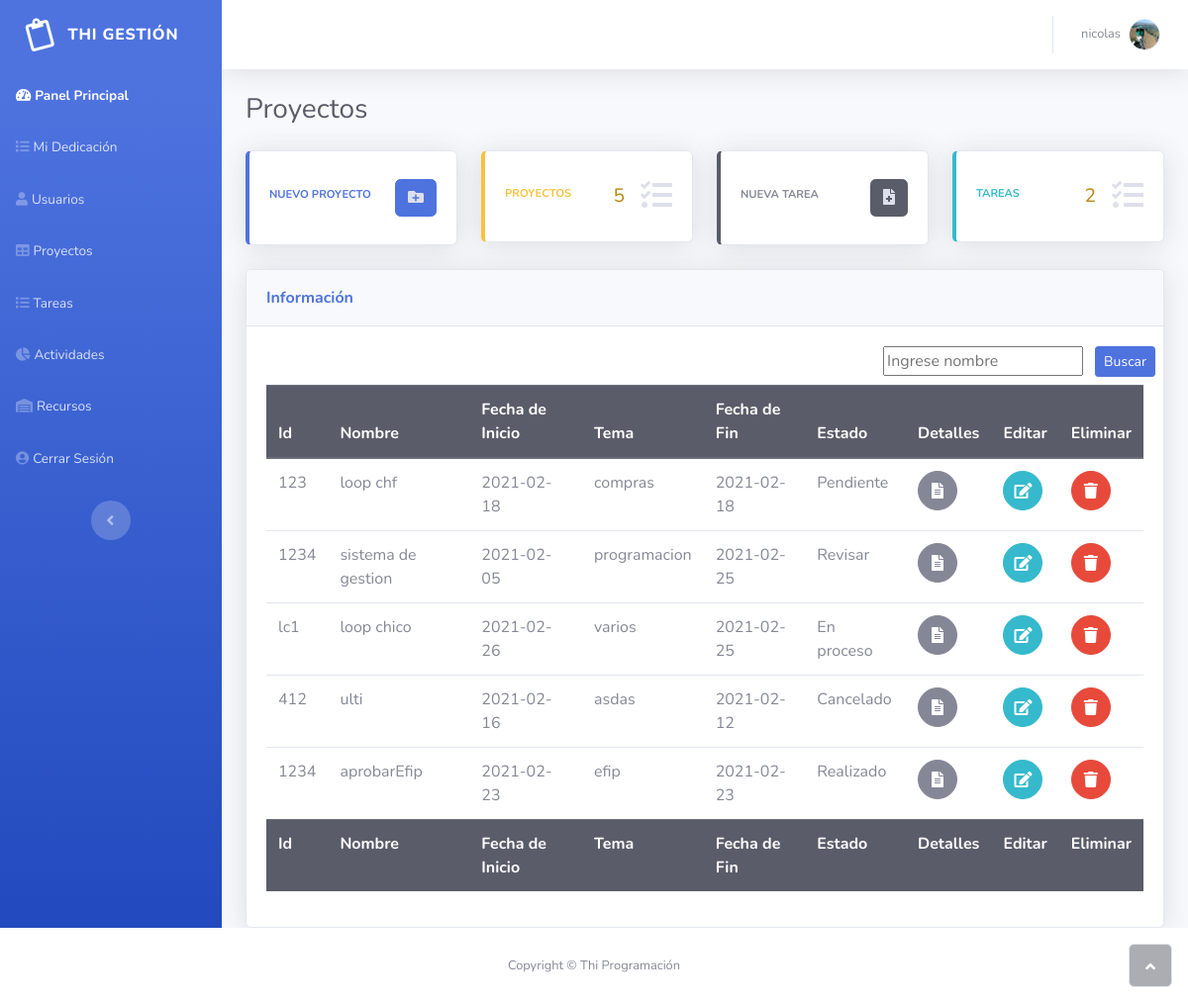
The app's page /Lista_Proyectos.php (signed in) with its own data.
### tables this page shows
CREATE TABLE `usuarios` (
  `id_usuario` int(100) NOT NULL,
  `nombre` varchar(100) DEFAULT NULL,
  `apellido` varchar(100) DEFAULT NULL,
  `mail` varchar(20) DEFAULT NULL,
  `alias` varchar(100) DEFAULT NULL,
  `rol` varchar(20) DEFAULT NULL,
  `pasword` varchar(8) DEFAULT NULL,
  `imagen` text DEFAULT NULL
);

CREATE TABLE `proyectos` (
  `id_proyectos` int(255) NOT NULL,
  `identificador` text DEFAULT NULL,
  `nombre` text NOT NULL,
  `fecha_inicio` date NOT NULL,
  `tema` text DEFAULT NULL,
  `descripcion` text DEFAULT NULL,
  `sector` text DEFAULT NULL,
  `responsable` varchar(100) DEFAULT NULL,
  `fecha_realizado` date DEFAULT NULL,
  `observaciones` text DEFAULT NULL,
  `estado` text NOT NULL,
  `archivo` text DEFAULT NULL,
  `Tipo` int(11) DEFAULT NULL
);

### DbConnection.php (called while the page is built, shortened)
<?php
class conexionDb{
    private $host = 'localhost';
    private $usuario = 'root';
    private $password = '';
    private $database = 'gestion_thi';
    protected $conexion;
    public function __construct(){
        if (!isset($this->conexion)) {
            $this->conexion = new mysqli($this->host, $this->usuario, $this->password, $this->database);
        }
        return $this->conexion;
    }
}
?>

### Usuarios.class.php (called while the page is built, shortened)
<?php
include_once('DbConnection.php');
class Usuario extends conexionDb{
    public function detalle($sql){
        $query = $this->conexion->query($sql);
        $row = $query->fetch_array();
        return $row;
    }
}

### proyectos.class.php (called while the page is built, shortened)
<?php
include_once('DbConnection.php');
class Proyecto_class extends conexionDb{
    public function cont_p(){
        $contador_p = "SELECT COUNT(*) totalp FROM proyectos";
        $queryp = $this->conexion->query($contador_p);
        if($queryp->num_rows > 0){
            $fila = $queryp->fetch_array();
            return $fila['totalp'];
        }
        else{
            return false;
        }
    }
		public function mostrarDatosBusqueda($query)
					{
						$result = $this->conexion->query($query);
					if ($result->num_rows > 0) {
						$data = array();
						while ($row = $result->fetch_assoc()) {
							   $data[] = $row;
						}
						 return $data;
						}else{
						 echo "No se encontraron datos";
						 return array();
						}
					}
}

### tareas.class.php (called while the page is built, shortened)
<?php
include_once('DbConnection.php');
class Tarea_class extends conexionDb{
    public function cont_t(){
        $contador_p = "SELECT COUNT(*) totalt FROM tareas";
        $queryp = $this->conexion->query($contador_p);
        if($queryp->num_rows > 0){
            $fila = $queryp->fetch_array();
            return $fila['totalt'];
        }
        else{
            return false;
        }
    }
}

### Lista_Proyectos.php (the view, shortened to what this page needs)
<?php
include_once('Usuarios.class.php');
include_once('proyectos.class.php');
include_once('tareas.class.php');
$user = new Usuario();
$proyecto = new Proyecto_class();
$tareas = new Tarea_class();
$sql = "SELECT * FROM usuarios WHERE id_usuario = '" . $_SESSION['user'] . "'";
$row = $user->detalle($sql);
$cont = $proyecto->cont_p();
$cont_t = $tareas->cont_t();
$query = "SELECT * FROM proyectos ";
?>
<!DOCTYPE html>
<html>
<head>
    <?php include('header.php'); ?>
</head>
<body id="page-top">
    <div id="wrapper">
        <?php include('navbar.php'); ?>
        <div class="d-flex flex-column" id="content-wrapper">
            <div id="content">
                <nav class="navbar navbar-light navbar-expand bg-white shadow mb-4 topbar static-top">
                    <div class="container-fluid"><button class="btn btn-link d-md-none rounded-circle mr-3" id="sidebarToggleTop" type="button"><i class="fas fa-bars"></i></button>
                        <ul class="nav navbar-nav flex-nowrap ml-auto">
                            <li class="nav-item dropdown no-arrow" role="presentation">
                                <div class="nav-item dropdown no-arrow"><a class="dropdown-toggle nav-link" data-toggle="dropdown" aria-expanded="false" href="#"><span class="d-none d-lg-inline mr-2 text-gray-600 small"><?php echo $row['nombre']; ?></span><img class="border rounded-circle img-profile" src="<?php echo $row['imagen'] ?>"></a>
                                </div>
                            </li>
                        </ul>
                    </div>
                </nav>
                <div class="container-fluid">
                    <h3 class="text-dark mb-4">Proyectos</h3>
                    <div class="row">
                        <div class="col-md-6 col-xl-3 mb-4">
                            <div class="card shadow border-left-primary py-2">
                                <div class="card-body">
                                    <div class="row align-items-center no-gutters">
                                        <div class="col mr-2">
                                            <div class="text-uppercase text-primary font-weight-bold text-xs mb-1"><span>Nuevo Proyecto</span></div>
                                        </div>
                                        <div class="col-auto"><a class="btn btn-primary" href="crear_proyecto.php"><i class="fas fa-folder-plus  text-gray-300"></i></a></div>
                                    </div>
                                </div>
                            </div>
                        </div>
                        <div class="col-md-6 col-xl-3 mb-4">
                            <div class="card shadow border-left-warning py-2">
                                <div class="card-body">
                                    <div class="row align-items-center no-gutters">
                                        <div class="col mr-2">
                                            <div class="text-uppercase text-warning font-weight-bold text-xs mb-1"><span>Proyectos</span></div>
                                        </div>
                                        <div class="col-auto" style="color: darkgoldenrod;margin-right: 1rem; font-size: larger;">
                                            <?php echo  $cont; ?>
                                        </div>
                                        <div class="col-auto"><i class="fas fa-tasks fa-2x text-gray-300"></i></div>
                                    </div>
                                </div>
                            </div>
                        </div>
                        <div class="col-md-6 col-xl-3 mb-4">
                            <div class="card shadow border-left-dark py-2">
                                <div class="card-body">
                                    <div class="row align-items-center no-gutters">
                                        <div class="col mr-2">
                                            <div class="text-uppercase text-black font-weight-bold text-xs mb-1"><span>Nueva Tarea</span></div>
                                        </div>
                                        <div class="col-auto"><a class="btn btn-dark" href="crear_tarea.php"><i class="fas fa-file-medical  text-gray-300"></i></a></div>
                                    </div>
                                </div>
                            </div>
                        </div>
                        <div class="col-md-6 col-xl-3 mb-4">
                            <div class="card shadow border-left-info py-2">
                                <div class="card-body">
                                    <div class="row align-items-center no-gutters">
                                        <div class="col mr-2">
                                            <div class="text-uppercase text-info font-weight-bold text-xs mb-1"><span>Tareas</span></div>
                                        </div>
                                        <div class="col-auto" style="color: darkgoldenrod;margin-right: 1rem; font-size: larger;">
                                            <?php echo  $cont_t; ?>
                                        </div>
                                        <div class="col-auto"><i class="fas fa-tasks fa-2x text-gray-300"></i></div>
                                    </div>
                                </div>
                            </div>
                        </div>
                    </div>
                    <div class="card shadow">
                        <div class="card-header py-3">
                            <p class="text-primary m-0 font-weight-bold">Información&nbsp;</p>
                        </div>
                        <div class="card-body">
                            <div class="row">
                                <div class="col-md-6 text-nowrap">
                                </div>
                                <div class="col-md-6">
                                    <form method="POST" action="Lista_Proyectos.php">
                                        <div class="row">
                                            <div class="col" style="max-width: fit-content; margin-right: 0px; margin-left: auto;">
                                                <input type="text" name="busqueda" id="busqueda" placeholder="Ingrese nombre">
                                            </div>
                                            <div class="col" style="padding: 0px; max-width: fit-content;">
                                                <input type="submit" name="submit" class="btn btn-primary btn-sm" value="Buscar" />
                                            </div>
                                        </div>
                                    </form>
                                </div>
                            </div>
                            <div class="table-responsive table mt-2" id="dataTable" role="grid" aria-describedby="dataTable_info">
                                <table class="table dataTable my-0" id="dataTable">
                                    <thead class="thead-dark">
                                        <tr>
                                            <th>Id</th>
                                            <th>Nombre</th>
                                            <th>Fecha de Inicio</th>
                                            <th>Tema</th>
                                            <th>Fecha de Fin</th>
                                            <th>Estado</th>
                                            <th>Detalles</th>
                                            <th>Editar</th>
                                            <th>Eliminar</th>
                                        </tr>
                                    </thead>
                                    <tbody>
                                        <?php
                                        $filas = $proyecto->mostrarDatosBusqueda($query);
                                        foreach ($filas as $fila) {
                                        ?>
                                            <tr>
                                                <td><?php echo $fila['identificador'] ?></td>
                                                <td><?php echo $fila['nombre'] ?></td>
                                                <td><?php echo $fila['fecha_inicio'] ?></td>
                                                <td><?php echo $fila["tema"] ?></td>
                                                <td><?php echo $fila["fecha_realizado"] ?></td>
                                                <td><?php echo $fila["estado"] ?></td>
                                                <td><a class="btn btn-secondary mx-auto btn-circle ml-1" role="button" href="detalle_proyecto.php?detalleid=<?php echo $fila["id_proyectos"]; ?>"><i class="fas fa-file-alt text-white"></i></a></td>
                                                <td><a class="btn btn-info mx-auto btn-circle ml-1" role="button" href="actualizar_proyecto.php?editId=<?php echo $fila['id_proyectos'] ?>"><i class="fas fa-edit text-white"></i></a></td>
                                                <td><a class="btn btn-danger mx-auto btn-circle ml-1" onclick="return confirmBorrar()" role="button" href="Lista_proyectos.php?borrarid=<?php echo $fila['id_proyectos'] ?>"><i class="fas fa-trash text-white"></i></a></td>
                                            </tr>
                                        <?php }  ?>
                                    </tbody>
                                    <tfoot class="thead-dark">
                                        <tr>
                                            <th>Id</th>
                                            <th>Nombre</th>
                                            <th>Fecha de Inicio</th>
                                            <th>Tema</th>
                                            <th>Fecha de Fin</th>
                                            <th>Estado</th>
                                            <th>Detalles</th>
                                            <th>Editar</th>
                                            <th>Eliminar</th>
                                        </tr>
                                    </tfoot>
                                </table>
                            </div>
                        </div>
                    </div>
                </div>
            </div>
        </div>
    </div>
</body>
<?php include('footer.php'); ?>
</html>

### records on screen
usuarios: nombre "nicolas", imagen (picture)
proyectos: identificador "123", nombre "loop chf", fecha_inicio "2021-02-18", tema "compras", fecha_realizado "2021-02-18", estado "Pendiente"
proyectos: identificador "1234", nombre "sistema de gestion", fecha_inicio "2021-02-05", tema "programacion", fecha_realizado "2021-02-25", estado "Revisar"
proyectos: identificador "lc1", nombre "loop chico", fecha_inicio "2021-02-26", tema "varios", fecha_realizado "2021-02-25", estado "En proceso"
proyectos: identificador "412", nombre "ulti", fecha_inicio "2021-02-16", tema "asdas", fecha_realizado "2021-02-12", estado "Cancelado"
proyectos: identificador "1234", nombre "aprobarEfip", fecha_inicio "2021-02-23", tema "efip", fecha_realizado "2021-02-23", estado "Realizado"

### other values on screen
$cont "5"
$cont_t "2"
